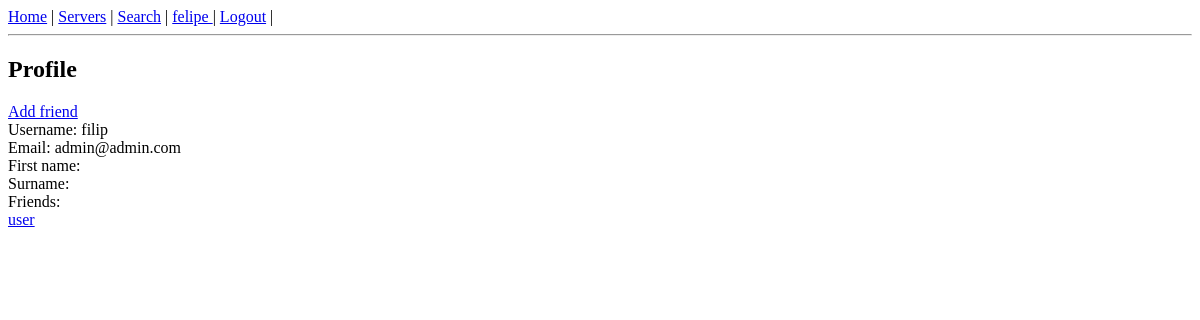
/user/filip (signed in), run on an earlier commit of the app's database.
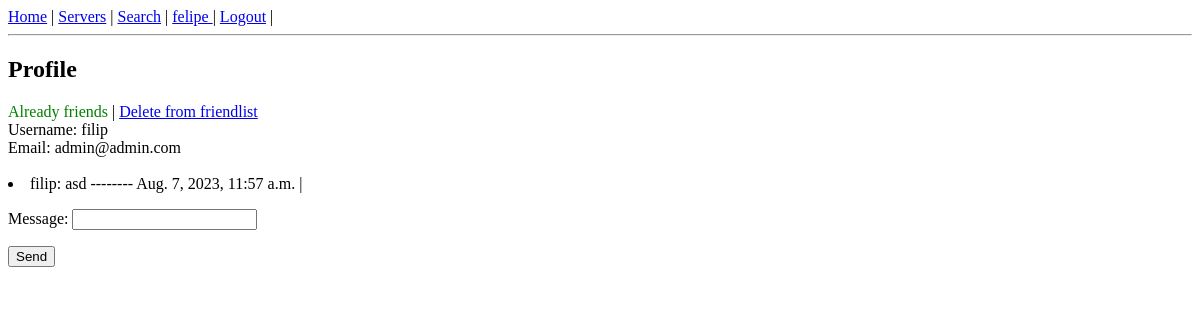
And on a later commit of the database.
### viperchat/models.py (models this page shows, shortened)
class User(AbstractUser):
    friends = models.ManyToManyField('self', blank=True)
    username = models.SlugField(unique=True, max_length=150)
    class Meta:
        permissions = [
            ('friends_see_profile', 'Friends can see user profile'),
            ('change_user_group', 'Can change users group'),    #   Modify users group in server
            ('everyone_see_profile', 'Everyone can see user profile')
        ]

class Message(models.Model):
    id = models.UUIDField(
        default=uuid.uuid4,
        unique=True,
        primary_key=True,
        editable=False
    )
    room = models.ForeignKey(Room, on_delete=models.CASCADE, blank=True, null=True)
    author = models.ForeignKey(User, on_delete=models.CASCADE, related_name='author')
    message_receiver = models.ForeignKey(User, on_delete=models.CASCADE, related_name='message_receiver', blank=True, null=True)
    content = models.TextField()
    date_created = models.DateTimeField(auto_now_add=True)
    date_edited = models.DateTimeField(null=True, blank=True)
    class Meta:
        permissions = [
            ("delete_message_from_server", "Can delete message from server"),
        ]

### viperchat/views.py (the view, shortened to what this page needs)
# urls.py: path('user/<slug:username>', vchat.UserProfile.as_view(), name='user_detail'),
class UserProfile(LoginRequiredMixin, FormMixin, DetailView):
    model = User
    template_name = 'viperchat/user_profile.html'
    context_object_name = 'user'
    form_class = SendMessageForm
    def get_object(self, queryset=None):
        username = self.kwargs['username']
        user = User.objects.get(username=username)
        return user
    def get_context_data(self, **kwargs):
        context = super().get_context_data(**kwargs)
        friend_request = FriendRequest.objects.filter(sender=self.request.user, receiver=self.get_object())
        friend_request_mirror = FriendRequest.objects.filter(sender=self.get_object(), receiver=self.request.user)
        user_profile_settings = UserPermissionSettings.objects.get(user=self.get_object())
        context['user_settings'] = user_profile_settings
        context['friend_request'] = friend_request
        context['friend_request_mirror'] = friend_request_mirror
        if self.request.user in self.get_object().friends.all():    # Display chat
            friend_messages = Message.objects.filter(author=self.get_object(), message_receiver=self.request.user)
            logged_user_messages = Message.objects.filter(author=self.request.user, message_receiver=self.get_object())
            context['chat'] = (friend_messages | logged_user_messages).order_by('date_created')
            return context
        return context

### viperchat/forms.py
class SendMessageForm(forms.Form):
    message = forms.CharField(max_length=255)

### viperchat/context_processor.py (called while the page is built)
def get_create_room_permission(request):
    content_type = ContentType.objects.get_for_model(Server)
    permission = Permission.objects.get(codename='create_room_in_server', content_type=content_type)
    return {'create_permission': permission}

def get_homepage(request):
    return {'welcome': 'Welcome to great chat'}

def get_server_list(request):
    public_servers = Server.objects.filter(is_private=False)
    return {'server_list': public_servers}

def get_edit_permissions(request):
    permission = Permission.objects.get(codename='edit_permissions_in_server')
    return {'edit_permissions': permission}

def get_delete_user(request):
    permission = Permission.objects.get(codename='delete_user_from_server')
    return {'delete_users_permission': permission}

def get_send_invite_permission(request):
    permission = Permission.objects.get(codename='send_invitation')
    return {'send_invitation_permission': permission}

### templates/viperchat/user_profile.html (shortened to what this page needs)
{% extends 'viperchat/base.html' %}
{% block content %}
<h2>Profile</h2>
{% if request.user == user %}
<a href="{% url 'edit_profile' user.username %}">Edit profile</a> |
<a href="{% url 'notifications' user.username %}">Notifications</a> |
<a href="{% url 'friend_request_list' user.username %}">Friend requests</a> |
<a href="{% url 'user_server_invites' user.username %}">Server requests</a> |
<a href="{% url 'logged_user_servers' user.username %}">Your servers</a> | <br>
{% else %}
{% if friend_request.exists %}
    {% for request in friend_request %}
    {% if request.status == 'waiting' %}
        <a href="{% url 'friend_request_delete' request.pk %}">Cancel friend request</a><br>
    {% endif %}
    {% endfor %}
{% elif request.user in user.friends.all %}
<span style="color : green">Already friends</span> | <a href="{% url 'delete_friend' user.username %}">Delete from friendlist</a><br>
{% elif friend_request_mirror.exists %}
    {% for request in friend_request_mirror%}
    <a href="{% url 'friend_request_detail' request.pk %}">User sent you invitation</a><br>
    {% endfor %}
{% else %}
    <a href="{% url 'friend_notification' user.username %}">Add friend</a><br>
{% endif %}
{% endif %}
Username: {{ user.username }} <br>
{% if request.user == user or user_settings.everyone_see_your_profile == 'Forbidden' and request.user in user.friends.all or user_settings.everyone_see_your_profile == 'Allowed' %}
{% if request.user == user or user_settings.hide_email == 'Forbidden' %}
Email: {{ user.email }}<br>
{% endif %}
{% if request.user == user or user_settings.hide_first_name == 'Forbidden' %}
First name: {{ user.first_name }}<br>
{% endif %}
{% if request.user == user or user_settings.hide_surname == 'Forbidden' %}
Surname: {{ user.last_name }}<br>
{% endif %}
{% if request.user == user or user_settings.hide_friends == 'Forbidden' %}
Friends: <br>{% for friend in user.friends.all %}
            <a href="{% url 'user_detail' friend.username %}">{{ friend.username }} </a><br>
        {% endfor %}
{% endif %}
<br>
{% if chat %}
{% for message in chat %}
<li> {{ message.author }}: {{ message.content }} --------{% if message.date_edited %} Edited: {{ message.date_edited }} {% else %} {{ message.date_created }} {% endif %} |
{% endfor %}
{% endif %}
{% if request.user != user %}
{% if request.user in user.friends.all %}
<form method="POST" action="">
    {{ form.as_p }}
    <input type="submit" value="Send">
</form>
{% endif %}
{% endif %}
{% endif %}
{% endblock %}

What changed in the data, as far as the page shows it:
no longer on this page (row edited): User: username "user"
added Message: author "filip", content "asd", date_created "Aug. 7, 2023, 11:57 a.m."
Also different on the page:
form field value: (not shown) → "Send"
text no longer shown: "Add friend First name: Surname: Friends:"
text now shown: "Already friends | Delete from friendlist Message:"
